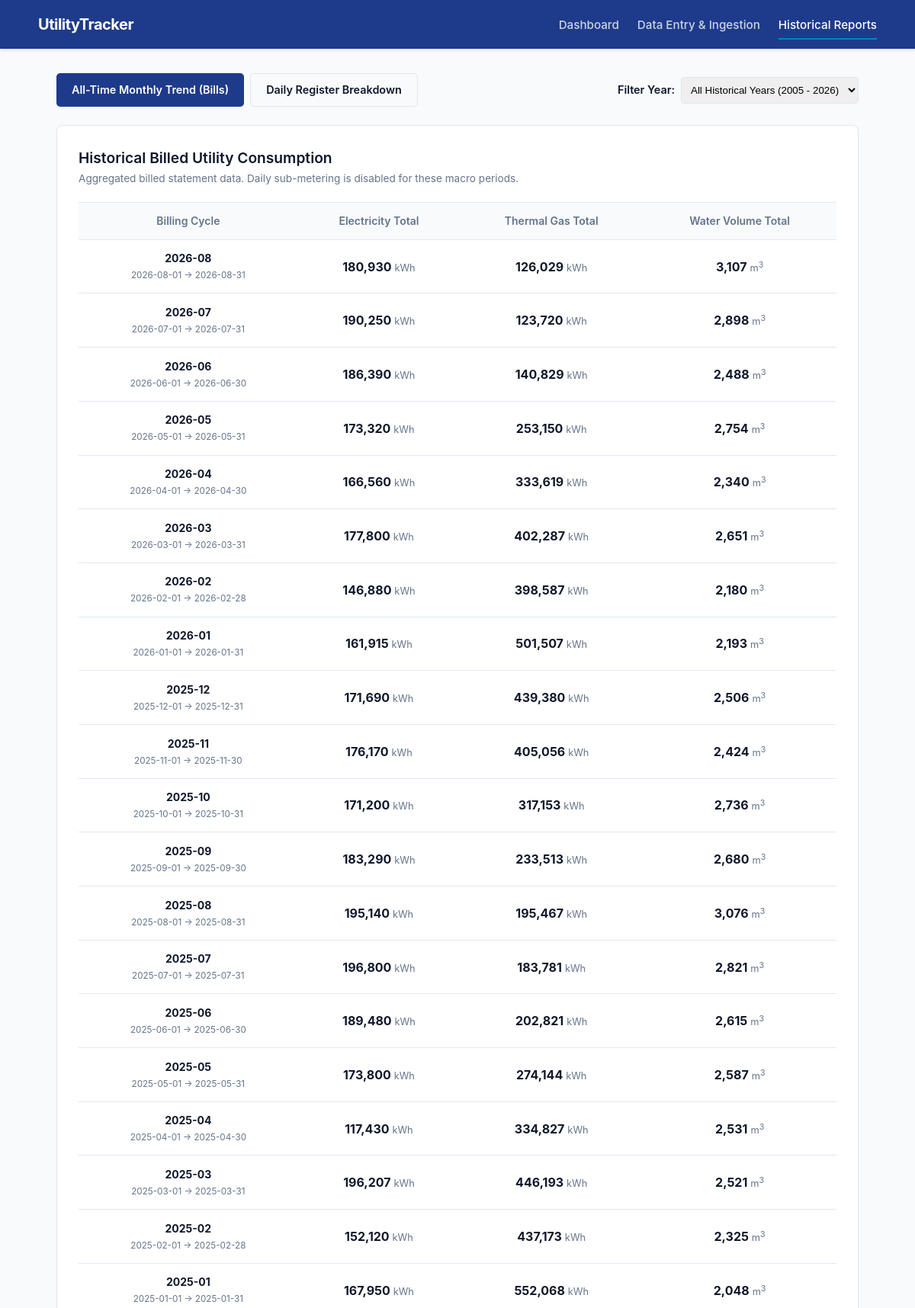
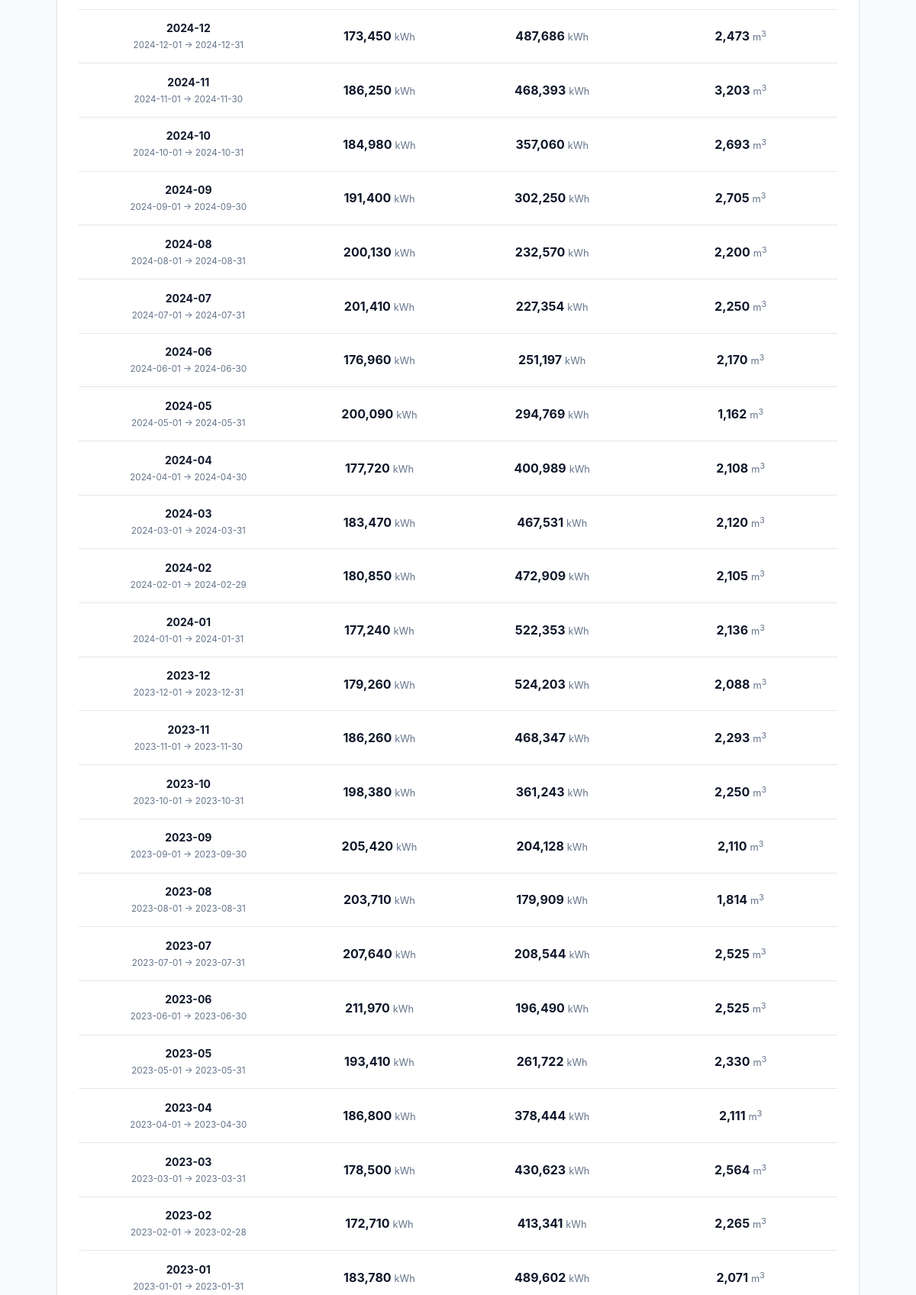
The page /reports/ (upper part) on the database its author committed (2 pictures, top to bottom).
### utility_app/models.py (models this page shows, shortened)
class MonthlyUtilityBill(db.Model):
    __tablename__ = 'monthly_utility_bill'
    id = db.Column(db.Integer, primary_key=True)
    month = db.Column(db.String(7), nullable=False, unique=True)  # Format: "YYYY-MM"
    start_date = db.Column(db.String(10), nullable=False)         # "YYYY-MM-DD"
    end_date = db.Column(db.String(10), nullable=False)           # "YYYY-MM-DD"
    electricity_kwh = db.Column(db.Integer, nullable=False)       # Monthly billed total
    gas_kwh = db.Column(db.Integer, nullable=False)               # Monthly thermal total
    water_m3 = db.Column(db.Integer, nullable=False)              # Monthly volume total

### utility_app/blueprints/reports/routes.py (the view, shortened to what this page needs)
@reports_bp.route('/')
def index():
    view_type = request.args.get('view', 'monthly')  # 'monthly' or 'daily'
    selected_month = request.args.get('month', '')
    selected_year = request.args.get('year', '')
    daily_records = []
    has_daily_data = False
    query = MonthlyUtilityBill.query.order_by(MonthlyUtilityBill.month.desc())
    if selected_year:
        query = query.filter(MonthlyUtilityBill.month.startswith(selected_year))
    monthly_bills = query.all()
    available_years = sorted(list(set(b.month[:4] for b in MonthlyUtilityBill.query.all())), reverse=True)
    return render_template(
        'reports/index.html',
        view_type=view_type,
        selected_month=selected_month,
        selected_year=selected_year,
        has_daily_data=has_daily_data,
        daily_entries=daily_records,
        monthly_bills=monthly_bills,
        available_years=available_years
    )

### utility_app/templates/reports/index.html (shortened to what this page needs)
{% extends "base.html" %}
{% block content %}
<div style="display: flex; justify-content: space-between; align-items: center; margin-bottom: 1.5rem; flex-wrap: wrap; gap: 1rem;">
    <div style="display: flex; gap: 0.5rem;">
        <a href="{{ url_for('reports.index', view='monthly', year=selected_year) }}"
           class="btn {% if view_type == 'monthly' %}btn-primary{% else %}btn-outline{% endif %}">
           All-Time Monthly Trend (Bills)
        </a>
        <a href="{{ url_for('reports.index', view='daily', month=selected_month) }}"
           class="btn {% if view_type == 'daily' %}btn-primary{% else %}btn-outline{% endif %}">
           Daily Register Breakdown
        </a>
    </div>
    {% if view_type == 'monthly' %}
    <form method="GET" action="{{ url_for('reports.index') }}" style="display: flex; align-items: center; gap: 0.5rem;">
        <label for="year-select" style="margin: 0; font-size: 0.9rem;">Filter Year:</label>
        <select id="year-select" name="year" onchange="this.form.submit()" style="padding: 0.5rem; border: 1px solid var(--border); border-radius: 4px;">
            <option value="">All Historical Years (2005 - 2026)</option>
        </select>
    </form>
    {% endif %}
</div>
{% if view_type == 'monthly' %}
<div class="card">
    <div class="card-header">
        <div class="card-title">Historical Billed Utility Consumption {% if selected_year %}({{ selected_year }}){% endif %}</div>
        <div class="card-subtitle">Aggregated billed statement data. Daily sub-metering is disabled for these macro periods.</div>
    </div>
    <table>
        <thead>
            <tr>
                <th>Billing Cycle</th>
                <th>Electricity Total</th>
                <th>Thermal Gas Total</th>
                <th>Water Volume Total</th>
            </tr>
        </thead>
        <tbody>
            {% for b in monthly_bills %}
            <tr>
                <td>
                    <strong>{{ b.month }}</strong>
                    <br><small style="color: var(--text-muted);">{{ b.start_date }} &rarr; {{ b.end_date }}</small>
                </td>
                <td>
                    <span style="font-weight: 700; font-size: 1rem;">{{ "{:,d}".format(b.electricity_kwh) }}</span>
                    <span style="font-size: 0.8rem; color: var(--text-muted);">kWh</span>
                </td>
                <td>
                    <span style="font-weight: 700; font-size: 1rem;">{{ "{:,d}".format(b.gas_kwh) }}</span>
                    <span style="font-size: 0.8rem; color: var(--text-muted);">kWh</span>
                </td>
                <td>
                    <span style="font-weight: 700; font-size: 1rem;">{{ "{:,d}".format(b.water_m3) }}</span>
                    <span style="font-size: 0.8rem; color: var(--text-muted);">m<sup>3</sup></span>
                </td>
            </tr>
            {% else %}
            <tr>
                <td colspan="4" class="empty-state">No utility billing statements recorded for this selection.</td>
            </tr>
            {% endfor %}
        </tbody>
    </table>
</div>
{% endif %}
{% endblock %}

### utility_app/templates/base.html (style rules this page uses)
:root { --primary: #1e3a8a; --primary-hover: #172554; --accent: #0284c7; --bg: #f8fafc; --card-bg: #ffffff; --text-main: #0f172a; --text-muted: #64748b; --border: #e2e8f0; --success: #16a34a; --danger: #dc2626; --info: #0284c7; }
* { box-sizing: border-box; margin: 0; padding: 0; }
body { font-family: -apple-system, BlinkMacSystemFont, "Segoe UI", Roboto, Helvetica, Arial, sans-serif; background-color: var(--bg); color: var(--text-main); line-height: 1.5; }
.card { background: var(--card-bg); border: 1px solid var(--border); border-radius: 8px; padding: 1.75rem; box-shadow: 0 1px 3px rgba(0,0,0,0.05); margin-bottom: 1.5rem; }
.card-header { margin-bottom: 1.25rem; }
.card-title { font-size: 1.2rem; font-weight: 600; color: var(--text-main); }
.card-subtitle { font-size: 0.85rem; color: var(--text-muted); margin-top: 2px; }
label { font-size: 0.85rem; font-weight: 600; color: var(--text-main); margin-bottom: 0.35rem; }
.btn { display: inline-flex; justify-content: center; align-items: center; padding: 0.65rem 1.25rem; border-radius: 5px; font-size: 0.9rem; font-weight: 600; cursor: pointer; border: none; text-decoration: none; transition: background-color 0.2s; }
.btn-primary { background-color: var(--primary); color: white; }
.btn-outline { background-color: transparent; border: 1px solid var(--border); color: var(--text-main); }
table { width: 100%; border-collapse: collapse; margin-top: 1rem; }
th, td { padding: 0.85rem 1rem; text-align: center; border-bottom: 1px solid var(--border); font-size: 0.875rem; }
th { background-color: #f8fafc; font-weight: 600; color: var(--text-muted); border-top: 1px solid var(--border); }

### rows shown on the page
MonthlyUtilityBill: month "2026-08", start_date "2026-08-01", end_date "2026-08-31", electricity_kwh "180,930", gas_kwh "126,029", water_m3 "3,107"
MonthlyUtilityBill: month "2026-07", start_date "2026-07-01", end_date "2026-07-31", electricity_kwh "190,250", gas_kwh "123,720", water_m3 "2,898"
MonthlyUtilityBill: month "2026-06", start_date "2026-06-01", end_date "2026-06-30", electricity_kwh "186,390", gas_kwh "140,829", water_m3 "2,488"
MonthlyUtilityBill: month "2026-05", start_date "2026-05-01", end_date "2026-05-31", electricity_kwh "173,320", gas_kwh "253,150", water_m3 "2,754"
MonthlyUtilityBill: month "2026-04", start_date "2026-04-01", end_date "2026-04-30", electricity_kwh "166,560", gas_kwh "333,619", water_m3 "2,340"
MonthlyUtilityBill: month "2026-03", start_date "2026-03-01", end_date "2026-03-31", electricity_kwh "177,800", gas_kwh "402,287", water_m3 "2,651"
MonthlyUtilityBill: month "2026-02", start_date "2026-02-01", end_date "2026-02-28", electricity_kwh "146,880", gas_kwh "398,587", water_m3 "2,180"
MonthlyUtilityBill: month "2026-01", start_date "2026-01-01", end_date "2026-01-31", electricity_kwh "161,915", gas_kwh "501,507", water_m3 "2,193"
MonthlyUtilityBill: month "2025-12", start_date "2025-12-01", end_date "2025-12-31", electricity_kwh "171,690", gas_kwh "439,380", water_m3 "2,506"
MonthlyUtilityBill: month "2025-11", start_date "2025-11-01", end_date "2025-11-30", electricity_kwh "176,170", gas_kwh "405,056", water_m3 "2,424"
MonthlyUtilityBill: month "2025-10", start_date "2025-10-01", end_date "2025-10-31", electricity_kwh "171,200", gas_kwh "317,153", water_m3 "2,736"
MonthlyUtilityBill: month "2025-09", start_date "2025-09-01", end_date "2025-09-30", electricity_kwh "183,290", gas_kwh "233,513", water_m3 "2,680"
MonthlyUtilityBill: month "2025-08", start_date "2025-08-01", end_date "2025-08-31", electricity_kwh "195,140", gas_kwh "195,467", water_m3 "3,076"
MonthlyUtilityBill: month "2025-07", start_date "2025-07-01", end_date "2025-07-31", electricity_kwh "196,800", gas_kwh "183,781", water_m3 "2,821"
MonthlyUtilityBill: month "2025-06", start_date "2025-06-01", end_date "2025-06-30", electricity_kwh "189,480", gas_kwh "202,821", water_m3 "2,615"
MonthlyUtilityBill: month "2025-05", start_date "2025-05-01", end_date "2025-05-31", electricity_kwh "173,800", gas_kwh "274,144", water_m3 "2,587"
MonthlyUtilityBill: month "2025-04", start_date "2025-04-01", end_date "2025-04-30", electricity_kwh "117,430", gas_kwh "334,827", water_m3 "2,531"
MonthlyUtilityBill: month "2025-03", start_date "2025-03-01", end_date "2025-03-31", electricity_kwh "196,207", gas_kwh "446,193", water_m3 "2,521"
MonthlyUtilityBill: month "2025-02", start_date "2025-02-01", end_date "2025-02-28", electricity_kwh "152,120", gas_kwh "437,173", water_m3 "2,325"
MonthlyUtilityBill: month "2025-01", start_date "2025-01-01", end_date "2025-01-31", electricity_kwh "167,950", gas_kwh "552,068", water_m3 "2,048"
MonthlyUtilityBill: month "2024-12", start_date "2024-12-01", end_date "2024-12-31", electricity_kwh "173,450", gas_kwh "487,686", water_m3 "2,473"
MonthlyUtilityBill: month "2024-11", start_date "2024-11-01", end_date "2024-11-30", electricity_kwh "186,250", gas_kwh "468,393", water_m3 "3,203"
MonthlyUtilityBill: month "2024-10", start_date "2024-10-01", end_date "2024-10-31", electricity_kwh "184,980", gas_kwh "357,060", water_m3 "2,693"
MonthlyUtilityBill: month "2024-09", start_date "2024-09-01", end_date "2024-09-30", electricity_kwh "191,400", gas_kwh "302,250", water_m3 "2,705"
MonthlyUtilityBill: month "2024-08", start_date "2024-08-01", end_date "2024-08-31", electricity_kwh "200,130", gas_kwh "232,570", water_m3 "2,200"
MonthlyUtilityBill: month "2024-07", start_date "2024-07-01", end_date "2024-07-31", electricity_kwh "201,410", gas_kwh "227,354", water_m3 "2,250"
MonthlyUtilityBill: month "2024-06", start_date "2024-06-01", end_date "2024-06-30", electricity_kwh "176,960", gas_kwh "251,197", water_m3 "2,170"
MonthlyUtilityBill: month "2024-05", start_date "2024-05-01", end_date "2024-05-31", electricity_kwh "200,090", gas_kwh "294,769", water_m3 "1,162"
MonthlyUtilityBill: month "2024-04", start_date "2024-04-01", end_date "2024-04-30", electricity_kwh "177,720", gas_kwh "400,989", water_m3 "2,108"
MonthlyUtilityBill: month "2024-03", start_date "2024-03-01", end_date "2024-03-31", electricity_kwh "183,470", gas_kwh "467,531", water_m3 "2,120"
MonthlyUtilityBill: month "2024-02", start_date "2024-02-01", end_date "2024-02-29", electricity_kwh "180,850", gas_kwh "472,909", water_m3 "2,105"
MonthlyUtilityBill: month "2024-01", start_date "2024-01-01", end_date "2024-01-31", electricity_kwh "177,240", gas_kwh "522,353", water_m3 "2,136"
MonthlyUtilityBill: month "2023-12", start_date "2023-12-01", end_date "2023-12-31", electricity_kwh "179,260", gas_kwh "524,203", water_m3 "2,088"
MonthlyUtilityBill: month "2023-11", start_date "2023-11-01", end_date "2023-11-30", electricity_kwh "186,260", gas_kwh "468,347", water_m3 "2,293"
MonthlyUtilityBill: month "2023-10", start_date "2023-10-01", end_date "2023-10-31", electricity_kwh "198,380", gas_kwh "361,243", water_m3 "2,250"
MonthlyUtilityBill: month "2023-09", start_date "2023-09-01", end_date "2023-09-30", electricity_kwh "205,420", gas_kwh "204,128", water_m3 "2,110"
MonthlyUtilityBill: month "2023-08", start_date "2023-08-01", end_date "2023-08-31", electricity_kwh "203,710", gas_kwh "179,909", water_m3 "1,814"
MonthlyUtilityBill: month "2023-07", start_date "2023-07-01", end_date "2023-07-31", electricity_kwh "207,640", gas_kwh "208,544", water_m3 "2,525"
MonthlyUtilityBill: month "2023-06", start_date "2023-06-01", end_date "2023-06-30", electricity_kwh "211,970", gas_kwh "196,490", water_m3 "2,525"
MonthlyUtilityBill: month "2023-05", start_date "2023-05-01", end_date "2023-05-31", electricity_kwh "193,410", gas_kwh "261,722", water_m3 "2,330"
MonthlyUtilityBill: month "2023-04", start_date "2023-04-01", end_date "2023-04-30", electricity_kwh "186,800", gas_kwh "378,444", water_m3 "2,111"
MonthlyUtilityBill: month "2023-03", start_date "2023-03-01", end_date "2023-03-31", electricity_kwh "178,500", gas_kwh "430,623", water_m3 "2,564"
MonthlyUtilityBill: month "2023-02", start_date "2023-02-01", end_date "2023-02-28", electricity_kwh "172,710", gas_kwh "413,341", water_m3 "2,265"
MonthlyUtilityBill: month "2023-01", start_date "2023-01-01", end_date "2023-01-31", electricity_kwh "183,780", gas_kwh "489,602", water_m3 "2,071"
